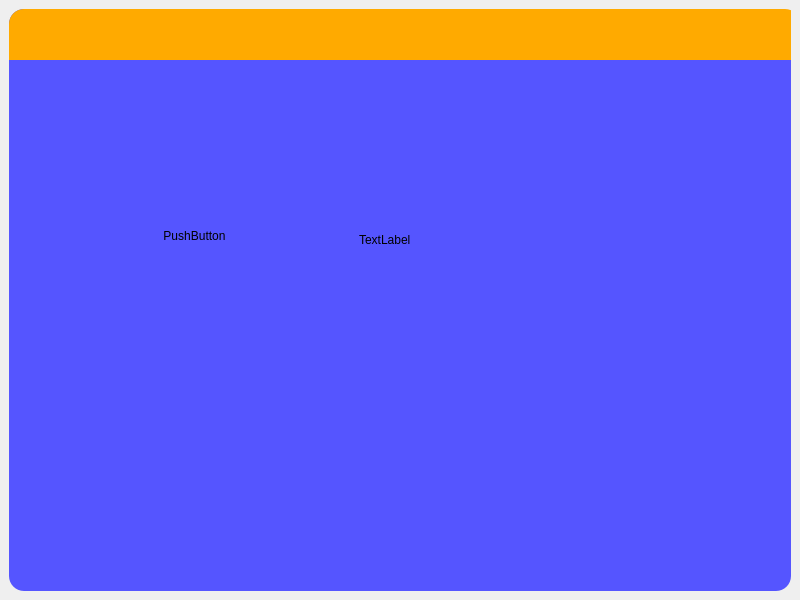
<?xml version="1.0" encoding="UTF-8"?>
<ui version="4.0">
 <class>MainWindow</class>
 <widget class="QMainWindow" name="MainWindow">
  <property name="geometry">
   <rect>
    <x>0</x>
    <y>0</y>
    <width>800</width>
    <height>600</height>
   </rect>
  </property>
  <property name="windowTitle">
   <string>MainWindow</string>
  </property>
  <widget class="QWidget" name="centralwidget">
   <layout class="QHBoxLayout" name="horizontalLayout_2">
    <item>
     <layout class="QVBoxLayout" name="verticalLayout">
      <item>
       <widget class="QFrame" name="frame">
        <property name="styleSheet">
         <string notr="true">background-color: rgb(85, 85, 255);
border-radius:15px;</string>
        </property>
        <property name="frameShape">
         <enum>QFrame::StyledPanel</enum>
        </property>
        <property name="frameShadow">
         <enum>QFrame::Raised</enum>
        </property>
        <widget class="QFrame" name="frame_2">
         <property name="geometry">
          <rect>
           <x>0</x>
           <y>0</y>
           <width>791</width>
           <height>51</height>
          </rect>
         </property>
         <property name="styleSheet">
          <string notr="true">background-color: rgb(255, 170, 0);
border-bottom-left-radius:0px;
border-bottom-right-radius:0px;</string>
         </property>
         <property name="frameShape">
          <enum>QFrame::StyledPanel</enum>
         </property>
         <property name="frameShadow">
          <enum>QFrame::Raised</enum>
         </property>
        </widget>
        <widget class="QPushButton" name="pushButton">
         <property name="geometry">
          <rect>
           <x>135</x>
           <y>206</y>
           <width>101</width>
           <height>41</height>
          </rect>
         </property>
         <property name="text">
          <string>PushButton</string>
         </property>
        </widget>
        <widget class="QLabel" name="label">
         <property name="geometry">
          <rect>
           <x>350</x>
           <y>210</y>
           <width>61</width>
           <height>41</height>
          </rect>
         </property>
         <property name="text">
          <string>TextLabel</string>
         </property>
        </widget>
       </widget>
      </item>
     </layout>
    </item>
   </layout>
  </widget>
 </widget>
 <resources/>
 <connections/>
</ui>
